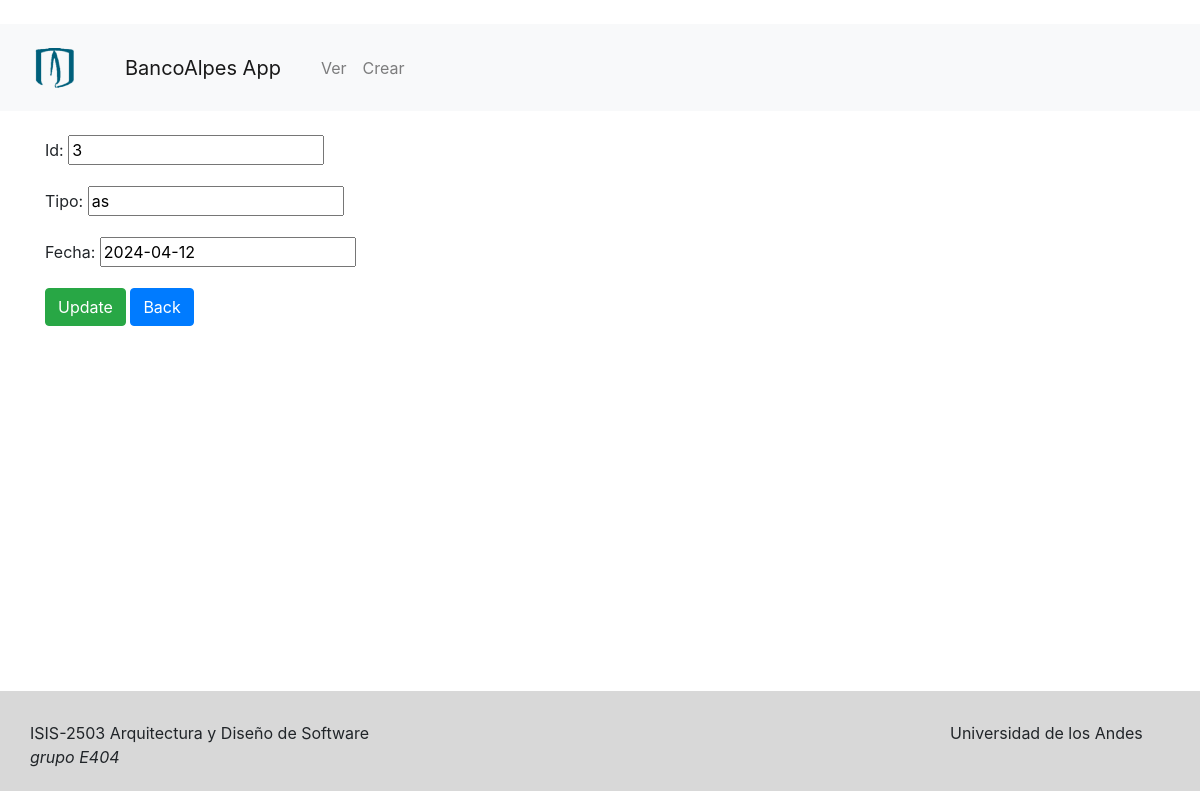
The page /solicitudesupdate/3 on the database as committed earlier.
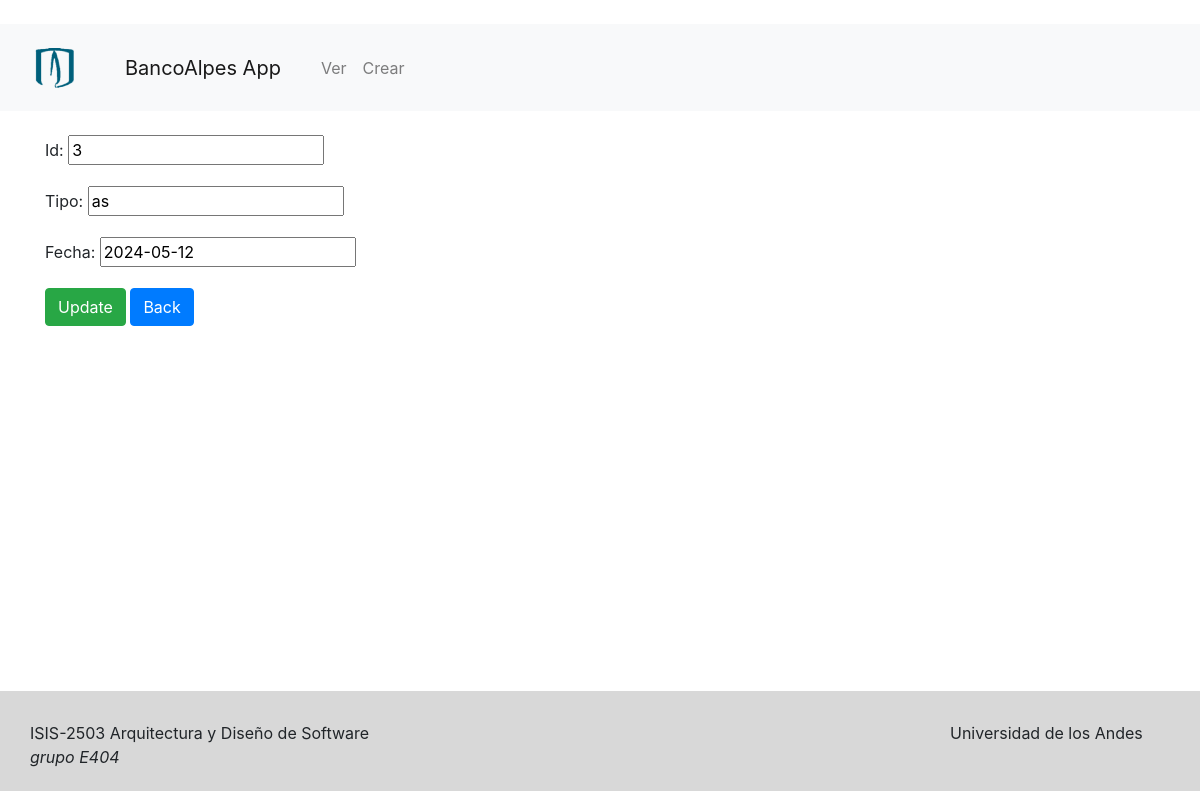
The same page on the database as committed later.
### solicitudes/models.py (models this page shows, shortened)
class Solicitud(models.Model):
    id= models.IntegerField(primary_key = True)
    tipo= models.CharField(max_length=50)
    fecha= models.DateField(auto_created=True)   #Fecha de creación

### solicitudes/views.py (the view)
# urls.py: path('solicitudesupdate/<int:solicitud_id>', csrf_exempt(views.solicitud_update), name='solicitudesUpdate')
def solicitud_update(request,solicitud_id):
   solicitud= get_solicitud(solicitud_id)
   if request.method == 'POST':
       form= SolicitudForm(request.POST, instance=solicitud)
       create_solicitud(form)
       return HttpResponseRedirect(reverse("solicitudesList"))
   else:
       form= SolicitudForm(instance=solicitud)
       context={
           'form': form,
       }
   return render(request,'solicitudes/update_solicitud.html',context)

### solicitudes/forms.py
class SolicitudForm(forms.ModelForm):
    class Meta:
        model= Solicitud
        fields=[
            'id',
            'tipo',
            'fecha',
        ]
        labels= {
            'id':'Id',
            'tipo':'Tipo',
            'fecha':'Fecha',
        }

### solicitudes/logic/solicitudes_logic.py (called while the page is built)
def get_solicitud(solicitud_id):
    return get_object_or_404(Solicitud,pk=solicitud_id)

### solicitudes/templates/solicitudes/update_solicitud.html (shortened to what this page needs)
{% extends 'base.html' %}
{% block content %}
<form method="POST">
    <br>
    {{ form.as_p }}
    <button type="submit" class="btn btn-success waves-effect waves-light">Update</button>
    <button type="button" class="btn btn-primary waves-effect waves-light"
                                onClick=" window.location.href='/' ">Back
    </button>
</form>
{% endblock %}

Rows that differ between the two databases and show on the page:
changed Solicitud "as": fecha "2024-04-12" → "2024-05-12"
